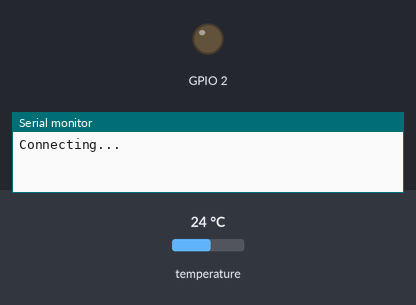
Simulated run of this sketch. Board: ESP8266 (NodeMCU). Shown: output pins drawn as LEDs (lit = HIGH), the last lines printed to the serial monitor. The test bench sets the inputs (shaded band); at power-on: temperature 24 °C. WiFi joins after 1.5 s; servers stay silent unless stated; uploads are accepted with an empty reply.

Above: at 0.1 s.
At 2.6 s:
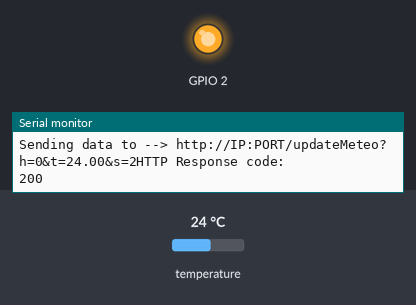
Timing chart, 0 to 4.1 s (numbered marks = the images above):
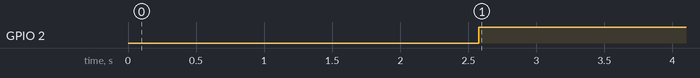

The sketch:

Temp_humid_ext.ino
```cpp
/*
  HTTP libraries
*/
#include <ESP8266WiFi.h>
#include <ESP8266HTTPClient.h>
#include <WiFiClient.h>

/*
  Sensor libraries
*/
#include <OneWire.h>
#include <DallasTemperature.h>

/*
  Set Wifi Settings
*/
const char* ssid = "<SSID>";
const char* password = "<PASSWD>";
String serverPath = "http://IP:PORT/updateMeteo?";

#define DALLASPIN 4     // esp8266 D2 pin map as 4 in Arduino IDE


//const int oneWirePin = 5;

OneWire oneWireBus(DALLASPIN);
DallasTemperature sensor(&oneWireBus);

void setup() {
  Serial.begin(9600);
  Serial.setTimeout(2000);

  pinMode(LED_BUILTIN, OUTPUT);  // Initialize the LED_BUILTIN pin as an output

  // Wait for serial to initialize.
  while(!Serial) { }

  /*
    Wifi connection
  */

  WiFi.begin(ssid, password);
  Serial.println("Connecting...");
  while(WiFi.status() != WL_CONNECTED) {
    delay(500);
    Serial.print(".");
  }

  Serial.println("");
  Serial.print("Connected to WiFi network with IP Address: ");
  Serial.println(WiFi.localIP());
}

String sensor_id = "2";
int timeSinceLastRead = 900000;
void loop() {
  // Report every 15 minutes.
  if(timeSinceLastRead > 900000) {

    Serial.println("Llegint temperature exterior... ");
    sensor.requestTemperatures();

    Serial.print("Temp: ");
    float temp = sensor.getTempCByIndex(0);
    Serial.print(temp);
    Serial.println(" ºC");


  /*
    HTTP
  */
  String jsonBuffer;

  //http://localhost:5000/updateMeteo?t=0&h=90
  String url = serverPath + "h=0&t=" + temp + "&s=" + sensor_id;
  // Check WiFi connection status
  if(WiFi.status()== WL_CONNECTED){
    Serial.print("Sending data to --> ");
    Serial.print(url);
    jsonBuffer = httpGETRequest(url.c_str());
    Serial.println(jsonBuffer);
  }

    timeSinceLastRead = 0;
  }
  delay(100);
  timeSinceLastRead += 100;
}

String httpGETRequest(const char* serverName) {
  WiFiClient client;
  HTTPClient http;

  // Your IP address with path or Domain name with URL path
  http.begin(client, serverName);

  // Send HTTP POST request
  int httpResponseCode = http.GET();

  String payload = "{}";

  if (httpResponseCode > 0) {
    Serial.println("HTTP Response code: ");
    Serial.println(httpResponseCode);
    payload = http.getString();
    digitalWrite(LED_BUILTIN, HIGH);
  }
  else {
    digitalWrite(LED_BUILTIN, LOW);
    Serial.print("Error code: ");
    Serial.println(httpResponseCode);
    Serial.print("%\t Server may be down");
  }
  // Free resources
  http.end();

  return payload;
}
```

Measured:
- by itself, GPIO 2: LOW → HIGH at 2.6 s
